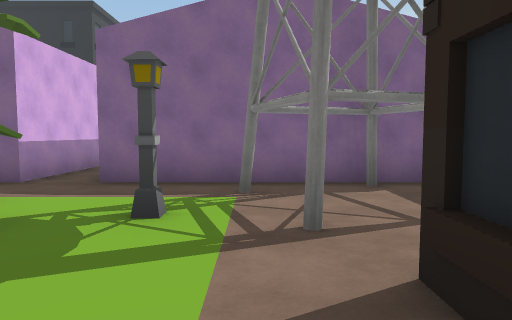
[1] (above)

24 first-person views from a walk through a 3-D level made in the Unity game engine. The camera is 1.5 m above the floor, tilts 4° down and sees 70° across. The floor is counted in squares, 2 m on a side. Each view is taken from the middle of a square. On the plan, view 1 faces up. The plan holds only what a view shows up to about 11 squares ahead; the rest is blank. The place goes on beyond the plan. Some animated figures are left out. Some surface patterns are stand-ins.

[2]
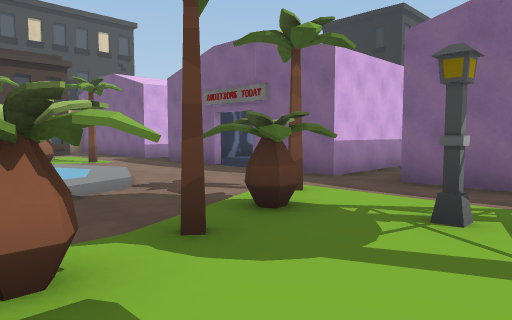

[3]
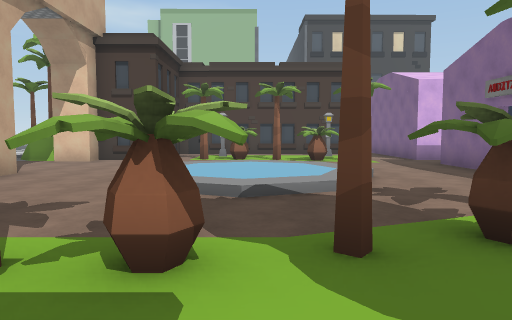

[4]
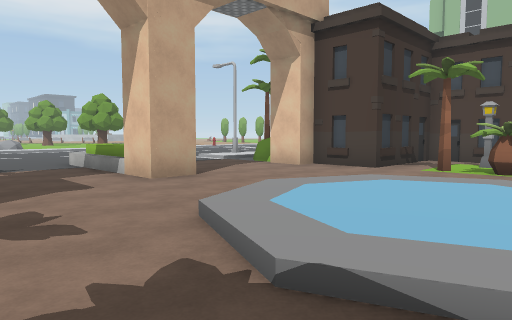

[5]
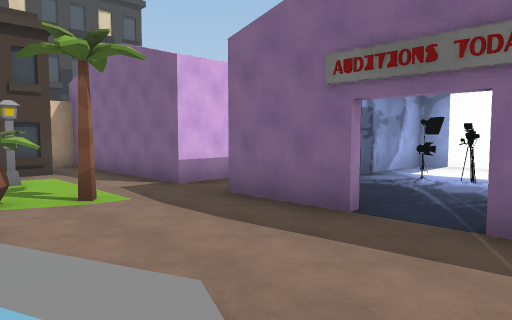

[6]
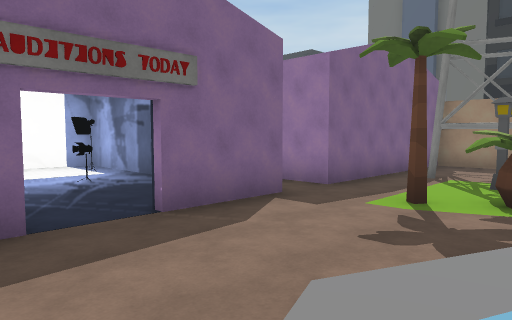

[7]
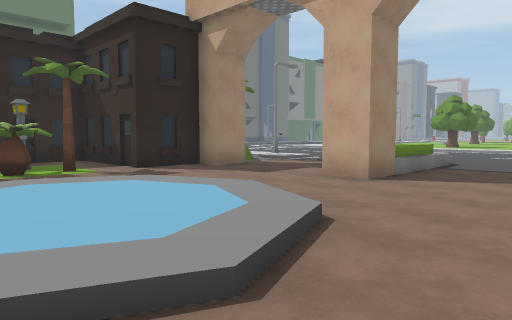

[8]
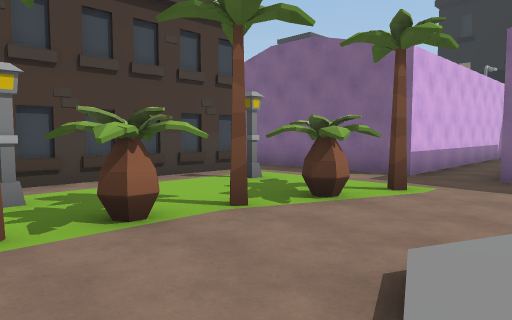

[9]
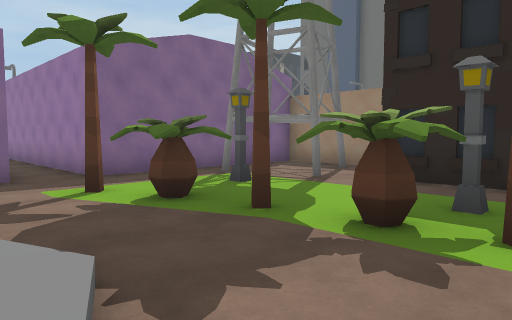

[10]
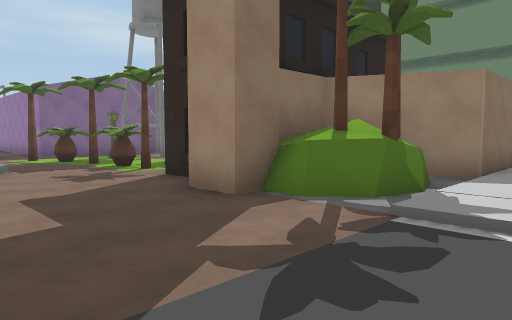

[11]
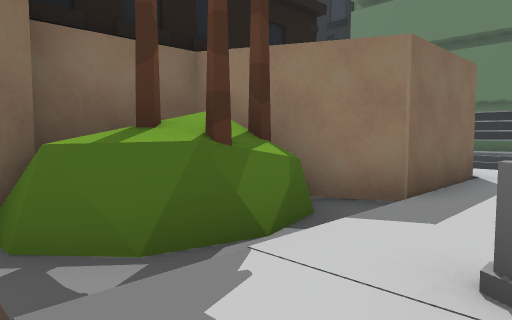

[12]
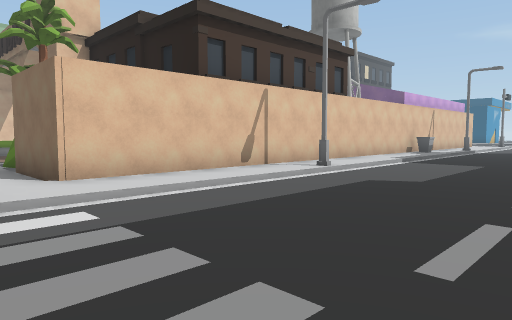

[13]
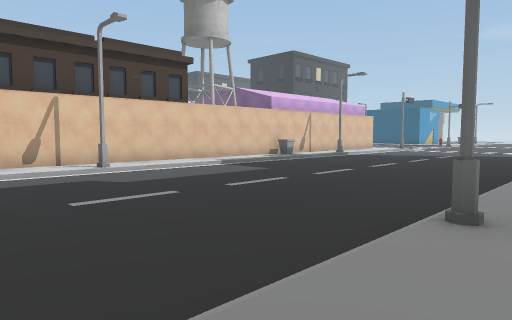

[14]
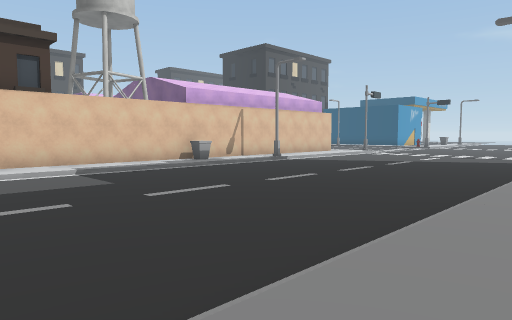

[15]
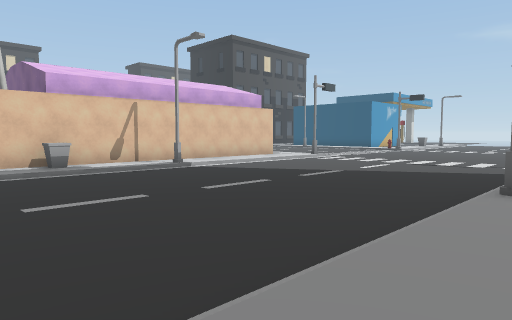

[16]
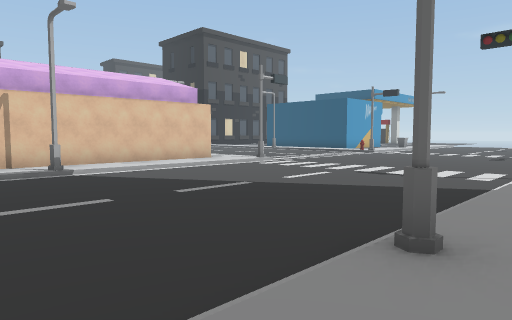

[17]
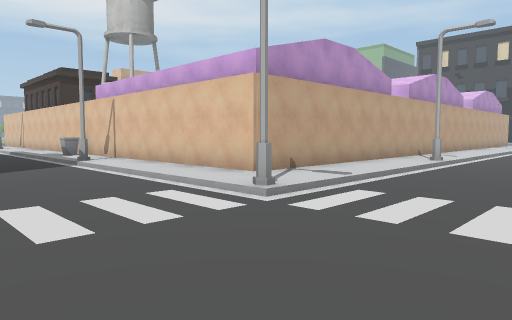

[18]
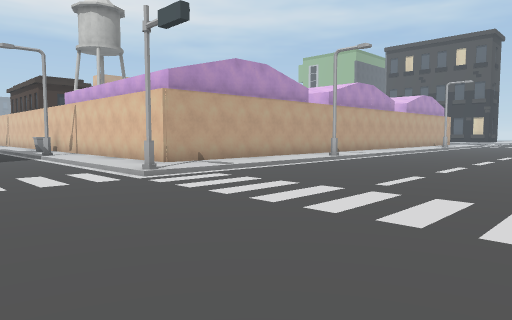

[19]
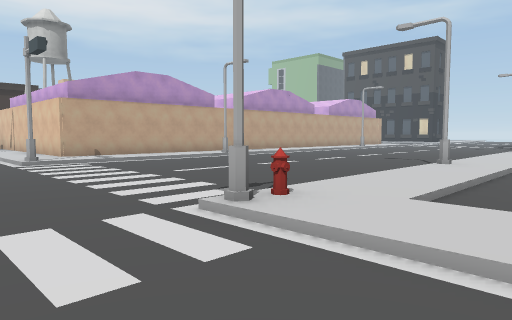

[20]
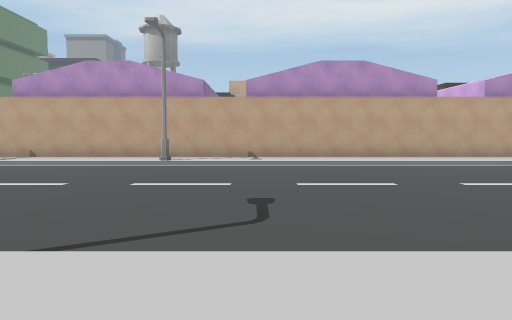

[21]
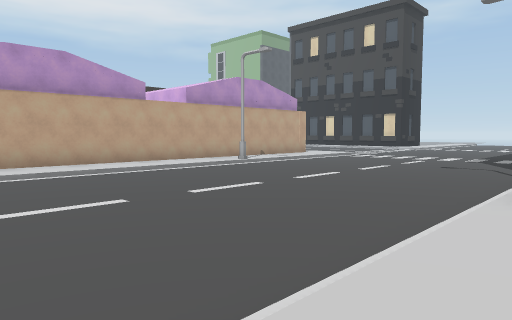

[22]
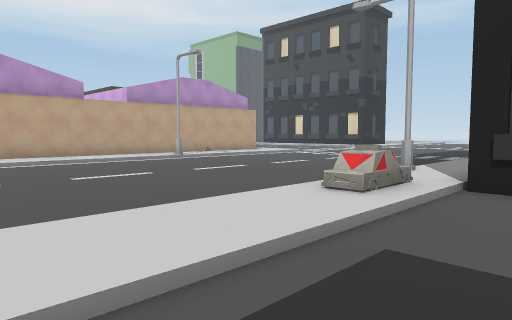

[23]
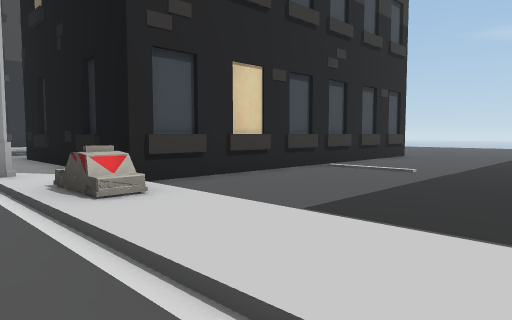

[24]
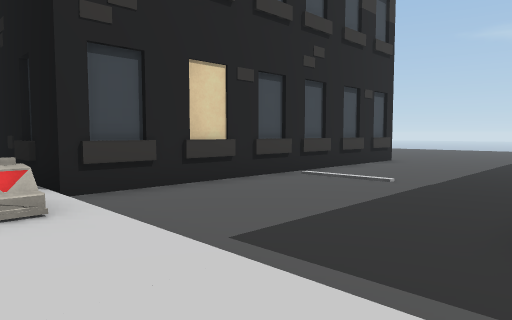

### Floor plan
Key: @ floor where view 1 was taken; # wall or solid block; x gap in a wall; . main floor; : floor 0.25 m higher than the main floor; / step, stairs or slope; O other object.
Columns run from 16 left of view 1 to 13 right of it. Each row starts with its distance up from view 1.
 34         ..
 33        ...
 32       ....
 31       ....
 30      #.....
 29      #.....
 28      #.....
 27       .....
 26       .....
 25      #......        :/ .
 24 #O##O#.......  .....:/.
 23 ::::::/O:::::::::::::/..
 22 ////O/////////O/////O/..
 21 ....................... .
 20 ........................
 19  ........................
 18   ....................... ..
 17    .........................
 16     ........................
 15     O/////////O//////#......
 14      ::::::::::::::::/....../
 13      ###############:/....../
 12      #.#    #.#    #:/....../
 11      #.#O..O#.#    #:/....../
 10      #.#.O..#.#    #:/....../
  9      #. O..O#.#    #:/....../:
  8      #. ....#.#    #:O......O:
  7      #. ....#.#    #:/....../
  6 ######.##xx##.######O/....../:
  5 #...............O..#:/....../:
  4   #...O......O....O#:/....../
  3   OO.OO..//..OOOO..#:/....../:
  2   #..O../::/..O..#O#:/....../:
  1   O..O..::::..O..O #:/....../:
  0   OO.O..::::..OO@###:/....../
 -1   #..O..////..O..###:/....../:
 -2   ####........######:O......O:
 -3      O........# #  #:/....../:
 -4     O#...##...#O## #:/....../
 -5    OOO...OO...OOO###:/...... :
 -6      O...OO...OO/###:/.....
 -7       ...OO...::/::::/...
 -8         .O..../O      .. .

Positions as (right, up) in squares from view 1, and headings:
1: (0, 0), facing up
2: (0, 0), facing up-left
3: (0, 1), facing left
4: (-3, 2), facing down-left
5: (-5, 2), facing up-left
6: (-8, 2), facing up-right
7: (-10, 2), facing down-right
8: (-8, -1), facing up-left
9: (-5, -1), facing up-right
10: (-6, -8), facing up-right
11: (-3, -8), facing up-right
12: (9, -8), facing up-left
13: (13, -5), facing up-left
14: (13, -1), facing up-left
15: (13, 3), facing up-left
16: (13, 6), facing up-left
17: (8, 18), facing down-left
18: (8, 21), facing down-left
19: (7, 25), facing down-left
20: (-4, 24), facing down
21: (-4, 23), facing down-left
22: (-5, 25), facing down-left
23: (-5, 21), facing up-left
24: (-5, 22), facing up-left
